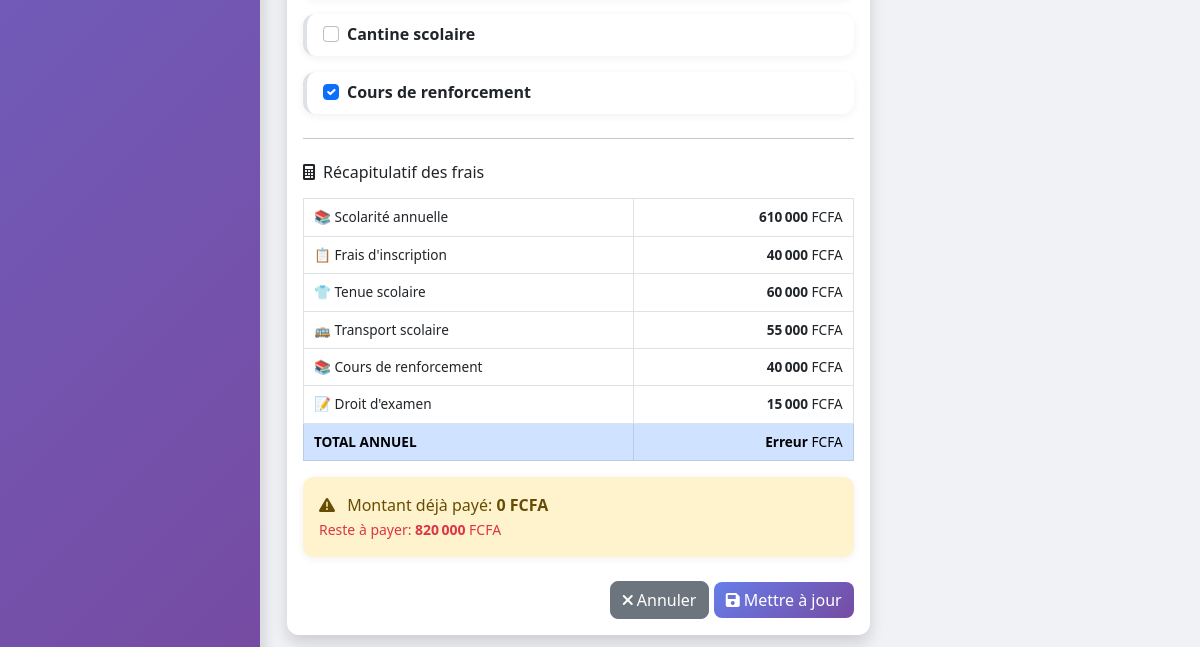
/eleve/modifier/4 (signed in, lower part), run on an earlier commit of the app's database.
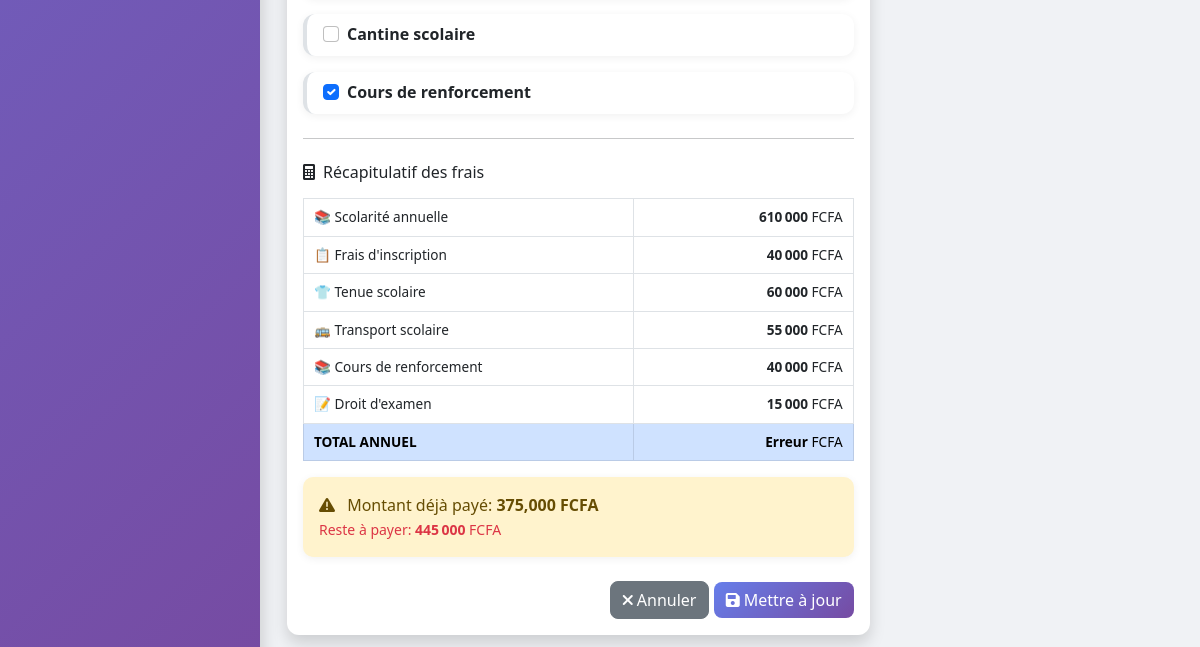
And on a later commit of the database.
### models.py (models this page shows, shortened)
class Eleve(db.Model):
    __tablename__ = 'eleves'
    id = db.Column(db.Integer, primary_key=True)
    nom = db.Column(db.String(100), nullable=False)
    prenom = db.Column(db.String(100), nullable=False)
    classe = db.Column(db.String(50), nullable=False)
    genre = db.Column(db.String(1))
    date_naissance = db.Column(db.Date, nullable=True)
    lieu_naissance = db.Column(db.String(100))
    matricule = db.Column(db.String(50), unique=True, nullable=False)
    nom_parent = db.Column(db.String(200))
    profession_parent = db.Column(db.String(200))
    employeur = db.Column(db.String(200))
    telephone_parent = db.Column(db.String(20))
    adresse = db.Column(db.String(200))
    affiliation = db.Column(db.String(100))
    observation = db.Column(db.String(200))
    nom_parent1 = db.Column(db.String(200))
    profession_parent1 = db.Column(db.String(200))
    employeur2 = db.Column(db.String(200))
    telephone_parent2 = db.Column(db.String(20))
    adresse1 = db.Column(db.String(200))
    affiliation1 = db.Column(db.String(100))
    observation1 = db.Column(db.String(200))
    est_affecte_etat = db.Column(db.Boolean, default=False)
    reference_affectation = db.Column(db.String(100))
    organisme_affectation = db.Column(db.String(100), default='État')
    sous_groupe_id = db.Column(db.Integer, db.ForeignKey('sous_groupes.id'), nullable=True)
    transport_option_id = db.Column(db.Integer, db.ForeignKey('options_transport.id'), nullable=True)
    cantine_option_id = db.Column(db.Integer, db.ForeignKey('options_cantine.id'), nullable=True)
    renforcement_inscrit = db.Column(db.Boolean, default=False)
    frais_tenue = db.Column(db.Float, default=0)
    frais_droit_examen = db.Column(db.Float, default=0)
    frais_scolarite = db.Column(db.Float, default=0)
    montant_paye = db.Column(db.Float, default=0)
    date_inscription = db.Column(db.DateTime, default=datetime.utcnow)
    date_modification = db.Column(db.DateTime, default=datetime.utcnow, onupdate=datetime.utcnow)
    actif = db.Column(db.Boolean, default=True)
    commentaire = db.Column(db.Text)
    annee_scolaire = db.Column(db.String(20), default='2026-2027')
    reinscrit = db.Column(db.Boolean, default=False)
    date_reinscription = db.Column(db.DateTime, nullable=True)
    reinscrit_par = db.Column(db.String(100), nullable=True)
    paiements = db.relationship('Paiement', backref='eleve', lazy=True, cascade='all, delete-orphan')
    @property
    def frais_scolarite_base(self):
        if not self.sous_groupe_id:
            return 0
        sous_groupe = SousGroupe.query.get(self.sous_groupe_id)
        if not sous_groupe:
            return 0
        tarif = TarifFraisAffecte.query.filter_by(
            groupe_id=sous_groupe.groupe_id,
            est_affecte=self.est_affecte_etat,
            type_tarif='scolarite',  # ← AJOUTER CETTE LIGNE
            actif=True
        ).first()
        if tarif:
            return tarif.montant
    @property
    def frais_transport(self):
        if self.transport_option:
            return self.transport_option.montant_supplement
        return 0
    @property
    def frais_cantine(self):
        if self.cantine_option:
            return self.cantine_option.montant
        return 0
    @property
    def frais_renforcement(self):
        if self.est_classe_examen or self.renforcement_inscrit:
            tarif = TarifFrais.query.filter_by(
                type_frais_id=4,  # ID pour le renforcement
                sous_groupe_id=self.sous_groupe_id,
                actif=True
            ).first()
            return tarif.montant if tarif else 0
        return 0
    @property
    def frais_droit_examen_montant(self):
        if self.sous_groupe_id:
            ids_examen = [11, 15, 18]  # À remplacer par les vrais IDs
            if self.sous_groupe_id == 11:  # CM2
                ministere = float(Parametre.get('droit_examen_cm2_ministere', 5000))
                ecole = float(Parametre.get('droit_examen_cm2_ecole', 3000))
                return ministere + ecole
            elif self.sous_groupe_id == 15:  # 3ème
                ministere = float(Parametre.get('droit_examen_3eme_ministere', 8000))
                ecole = float(Parametre.get('droit_examen_3eme_ecole', 5000))
                return ministere + ecole
            elif self.sous_groupe_id == 18:  # Terminale
                ministere = float(Parametre.get('droit_examen_tle_ministere', 10000))
                ecole = float(Parametre.get('droit_examen_tle_ecole', 7000))
                return ministere + ecole
        return 0
    @property
    def est_classe_examen(self):
        if self.sous_groupe:
            return self.sous_groupe.nom in ['CM2', '3ème', 'Terminale']
        return False
    @property
    def frais_scolarite_total(self):
        total = 0
        total += self.frais_scolarite_base or 0
        total += self.frais_inscription_montant or 0
        total += self.frais_tenue_montant or 0
        if self.transport_option:
            total += self.frais_transport or 0
        if self.cantine_option:
            total += self.frais_cantine or 0
        total += self.frais_renforcement or 0
        if self.est_classe_examen:
            total += self.frais_droit_examen_montant or 0
        return total
    @property
    def frais_inscription_montant(self):
        if not self.sous_groupe:
            return 0
        tarif = TarifFraisAffecte.query.filter_by(
            groupe_id=self.sous_groupe.groupe_id,
            type_tarif='inscription',
            actif=True
        ).first()
        if tarif:
            return tarif.montant
        return 0
    @property
    def frais_tenue_montant(self):
        if not self.sous_groupe:
            return 0
        import json
        mapping_json = Parametre.get('mapping_tenues_sous_groupes', '{}')
        try:
            mapping = json.loads(mapping_json)
        except (json.JSONDecodeError, TypeError):
            return self._get_montant_tenue_fallback()
        param_cle = mapping.get(self.sous_groupe.nom)
        if param_cle == 'montant_tenue_primaire_inf':
            return float(Parametre.get('montant_tenue_primaire_inf', 15000))
        elif param_cle == 'montant_tenue_primaire_sup':
            return float(Parametre.get('montant_tenue_primaire_sup', 20000))
        else:
            return self._get_montant_tenue_fallback()

### routes.py (the view, shortened to what this page needs)
@app.route('/eleve/modifier/<int:id>', methods=['GET', 'POST'])
@login_required
def modifier_eleve(id):
    eleve = Eleve.query.get_or_404(id)
    groupes = GroupeScolaire.query.order_by(GroupeScolaire.ordre).all()
    sous_groupes = SousGroupe.query.order_by(SousGroupe.ordre).all()
    transports = OptionTransport.query.filter_by(actif=True).all()
    cantines = OptionCantine.query.filter_by(actif=True).all()
    return render_template('modifier_eleve.html',
                         eleve=eleve,
                         groupes=groupes,
                         sous_groupes=sous_groupes,
                         transports=transports,
                         cantines=cantines)

### app.py (called while the page is built)
@app.after_request
def close_db_connection(response):
    try:
        db.session.close()
    except:
        pass
    return response

### models.py (called while the page is built)
    @property
    def nom_complet(self):
        return f"{self.prenom} {self.nom}"

    @classmethod
    def get(cls, cle, default=None):
        param = cls.query.filter_by(cle=cle).first()
        return param.valeur if param else default

### routes.py (called while the page is built)
@login_manager.user_loader
def load_user(user_id):
    return User.query.get(int(user_id))

@app.context_processor
def injecter_parametres_ecole():
    try:
        params = Parametre.query.all()
        parametres = {p.cle: p.valeur for p in params}
    except:
        parametres = {}
    defaults = {
        'nom_ecole': 'GS LAUREADES',
        'devise': 'FCFA',
        'annee_scolaire': '2024-2025',
        'adresse_ecole': '',
        'telephone_ecole': '',
        'email_notification': ''
    }
    for key, value in defaults.items():
        if key not in parametres or not parametres[key]:
            parametres[key] = value
    return dict(parametres_ecole=parametres)

### templates/modifier_eleve.html (shortened to what the changed rows need)
{% extends "base.html" %}
{% block content %}
<div class="container-fluid">
    <div class="row">
        <div class="col-lg-8">
            <div class="card shadow">
                <div class="card-body">
                    <form method="POST" id="eleveForm">
                        <div class="card mb-3 option-card">
                            <div class="card-body py-2">
                                <div class="form-check">
                                    <input class="form-check-input" type="checkbox" id="cantineCheckbox" name="cantine_actif"
                                        onchange="toggleCantine()">
                                    <label class="form-check-label fw-bold" for="cantineCheckbox">Cantine scolaire</label>
                                </div>
                            </div>
                        </div>
                        <div class="card mb-3 option-card">
                            <div class="card-body py-2">
                                <div class="form-check">
                                    <input class="form-check-input" type="checkbox" id="renforcementCheckbox" name="renforcement_inscrit"
                                           {% if eleve.renforcement_inscrit %}checked{% endif %}
                                           onchange="recalculerFrais()">
                                    <label class="form-check-label fw-bold" for="renforcementCheckbox">Cours de renforcement</label>
                                </div>
                            </div>
                        </div>
                        <div id="fraisResume">
                            <div class="alert alert-warning" id="soldeAlert">
                                <i class="fas fa-exclamation-triangle me-2"></i>
                                Montant déjà payé: <strong id="montantPaye">{{ "{:,.0f}".format(eleve.montant_paye) }} FCFA</strong>
                                <br>
                                <small id="soldeInfo"></small>
                            </div>
                        </div>
                    </form>
                </div>
            </div>
        </div>
    </div>
</div>
{% endblock %}

What changed in the data, as far as the page shows it:
changed Eleve: montant_paye "0" → "375,000"
Also different on the page:
text written by a page script: "Reste à payer: 820 000 FCFA" → "Reste à payer: 445 000 FCFA"
